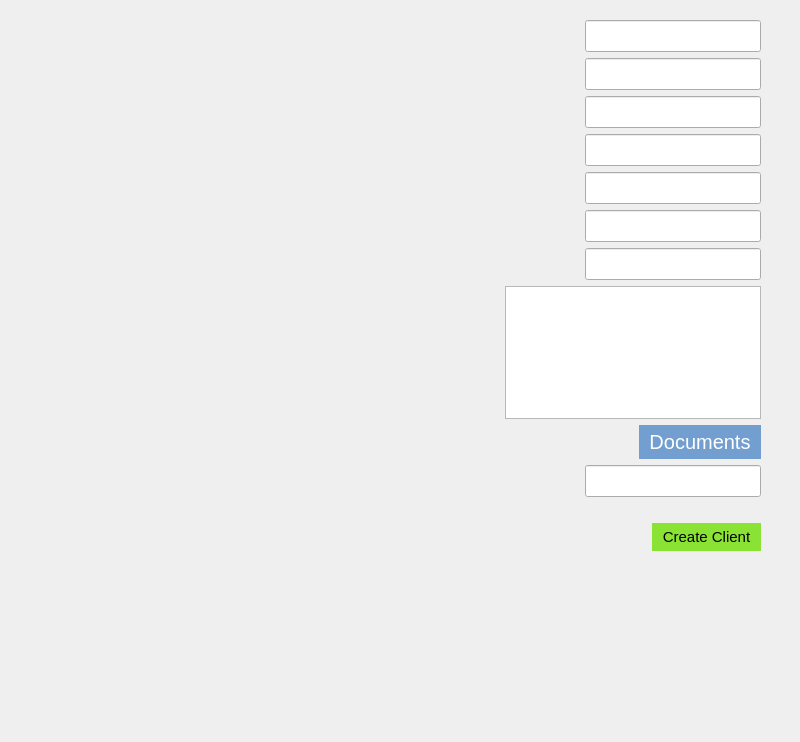
<?xml version="1.0" encoding="UTF-8"?>
<ui version="4.0">
 <class>Widget</class>
 <widget class="QWidget" name="Widget">
  <property name="geometry">
   <rect>
    <x>0</x>
    <y>0</y>
    <width>800</width>
    <height>742</height>
   </rect>
  </property>
  <property name="font">
   <font>
    <pointsize>15</pointsize>
   </font>
  </property>
  <property name="windowTitle">
   <string>Widget</string>
  </property>
  <property name="layoutDirection">
   <enum>Qt::RightToLeft</enum>
  </property>
  <widget class="QWidget" name="gridLayoutWidget">
   <property name="geometry">
    <rect>
     <x>90</x>
     <y>20</y>
     <width>671</width>
     <height>531</height>
    </rect>
   </property>
   <layout class="QGridLayout" name="gridLayout">
    <item row="11" column="0">
     <widget class="QPushButton" name="documents_button">
      <property name="sizePolicy">
       <sizepolicy hsizetype="Fixed" vsizetype="Fixed">
        <horstretch>0</horstretch>
        <verstretch>0</verstretch>
       </sizepolicy>
      </property>
      <property name="font">
       <font>
        <pointsize>15</pointsize>
       </font>
      </property>
      <property name="cursor">
       <cursorShape>PointingHandCursor</cursorShape>
      </property>
      <property name="styleSheet">
       <string notr="true">padding: 5px 10px;
background-color: rgb(114, 159, 207);
border: none;
color: white;
direction: rtl;</string>
      </property>
      <property name="text">
       <string>Documents</string>
      </property>
     </widget>
    </item>
    <item row="14" column="0">
     <widget class="QPushButton" name="create_client_button">
      <property name="sizePolicy">
       <sizepolicy hsizetype="Fixed" vsizetype="Fixed">
        <horstretch>0</horstretch>
        <verstretch>0</verstretch>
       </sizepolicy>
      </property>
      <property name="font">
       <font>
        <pointsize>11</pointsize>
       </font>
      </property>
      <property name="cursor">
       <cursorShape>PointingHandCursor</cursorShape>
      </property>
      <property name="styleSheet">
       <string notr="true">padding: 5px 10px;
background-color: rgb(138, 226, 52);
border: none;
color: black;
</string>
      </property>
      <property name="text">
       <string>Create Client</string>
      </property>
     </widget>
    </item>
    <item row="2" column="0">
     <widget class="QLineEdit" name="last_name">
      <property name="sizePolicy">
       <sizepolicy hsizetype="Fixed" vsizetype="Fixed">
        <horstretch>0</horstretch>
        <verstretch>0</verstretch>
       </sizepolicy>
      </property>
      <property name="autoFillBackground">
       <bool>false</bool>
      </property>
     </widget>
    </item>
    <item row="1" column="0">
     <widget class="QLineEdit" name="first_name">
      <property name="sizePolicy">
       <sizepolicy hsizetype="Fixed" vsizetype="Fixed">
        <horstretch>0</horstretch>
        <verstretch>0</verstretch>
       </sizepolicy>
      </property>
      <property name="autoFillBackground">
       <bool>false</bool>
      </property>
     </widget>
    </item>
    <item row="3" column="0">
     <widget class="QLineEdit" name="address">
      <property name="sizePolicy">
       <sizepolicy hsizetype="Fixed" vsizetype="Fixed">
        <horstretch>0</horstretch>
        <verstretch>0</verstretch>
       </sizepolicy>
      </property>
      <property name="autoFillBackground">
       <bool>false</bool>
      </property>
     </widget>
    </item>
    <item row="7" column="0">
     <widget class="QLineEdit" name="national_id">
      <property name="sizePolicy">
       <sizepolicy hsizetype="Fixed" vsizetype="Fixed">
        <horstretch>0</horstretch>
        <verstretch>0</verstretch>
       </sizepolicy>
      </property>
      <property name="autoFillBackground">
       <bool>false</bool>
      </property>
     </widget>
    </item>
    <item row="4" column="0">
     <widget class="QLineEdit" name="passport_no">
      <property name="sizePolicy">
       <sizepolicy hsizetype="Fixed" vsizetype="Fixed">
        <horstretch>0</horstretch>
        <verstretch>0</verstretch>
       </sizepolicy>
      </property>
      <property name="autoFillBackground">
       <bool>false</bool>
      </property>
     </widget>
    </item>
    <item row="13" column="0">
     <spacer name="horizontalSpacer">
      <property name="orientation">
       <enum>Qt::Horizontal</enum>
      </property>
      <property name="sizeHint" stdset="0">
       <size>
        <width>40</width>
        <height>20</height>
       </size>
      </property>
     </spacer>
    </item>
    <item row="8" column="0">
     <widget class="QLineEdit" name="employer1">
      <property name="sizePolicy">
       <sizepolicy hsizetype="Fixed" vsizetype="Fixed">
        <horstretch>0</horstretch>
        <verstretch>0</verstretch>
       </sizepolicy>
      </property>
      <property name="autoFillBackground">
       <bool>false</bool>
      </property>
     </widget>
    </item>
    <item row="10" column="0">
     <widget class="QTextEdit" name="comments">
      <property name="sizePolicy">
       <sizepolicy hsizetype="Fixed" vsizetype="Expanding">
        <horstretch>0</horstretch>
        <verstretch>0</verstretch>
       </sizepolicy>
      </property>
     </widget>
    </item>
    <item row="12" column="0">
     <widget class="QLineEdit" name="documents">
      <property name="sizePolicy">
       <sizepolicy hsizetype="Fixed" vsizetype="Fixed">
        <horstretch>0</horstretch>
        <verstretch>0</verstretch>
       </sizepolicy>
      </property>
      <property name="styleSheet">
       <string notr="true">display: none;</string>
      </property>
     </widget>
    </item>
    <item row="9" column="0">
     <widget class="QLineEdit" name="employer2">
      <property name="sizePolicy">
       <sizepolicy hsizetype="Fixed" vsizetype="Fixed">
        <horstretch>0</horstretch>
        <verstretch>0</verstretch>
       </sizepolicy>
      </property>
      <property name="autoFillBackground">
       <bool>false</bool>
      </property>
     </widget>
    </item>
   </layout>
  </widget>
 </widget>
 <resources/>
 <connections/>
</ui>
